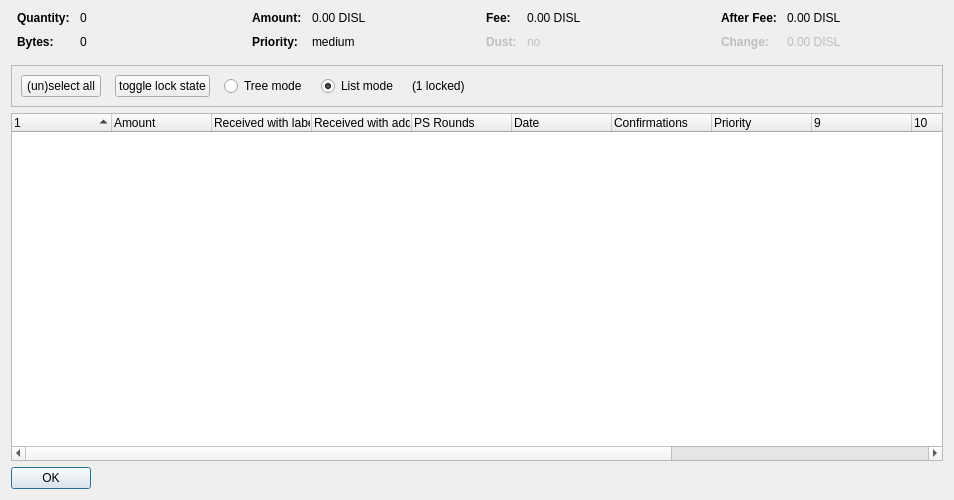
<?xml version="1.0" encoding="UTF-8"?>
<ui version="4.0">
 <class>CoinControlDialog</class>
 <widget class="QDialog" name="CoinControlDialog">
  <property name="geometry">
   <rect>
    <x>0</x>
    <y>0</y>
    <width>954</width>
    <height>500</height>
   </rect>
  </property>
  <property name="windowTitle">
   <string>Coin Selection</string>
  </property>
  <layout class="QVBoxLayout" name="verticalLayout">
   <item>
    <layout class="QHBoxLayout" name="horizontalLayoutTop" stretch="0,0,0,0">
     <property name="topMargin">
      <number>0</number>
     </property>
     <property name="bottomMargin">
      <number>10</number>
     </property>
     <item>
      <layout class="QFormLayout" name="formLayoutCoinControl1">
       <property name="horizontalSpacing">
        <number>10</number>
       </property>
       <property name="verticalSpacing">
        <number>10</number>
       </property>
       <property name="leftMargin">
        <number>6</number>
       </property>
       <property name="rightMargin">
        <number>6</number>
       </property>
       <item row="0" column="0">
        <widget class="QLabel" name="labelCoinControlQuantityText">
         <property name="font">
          <font>
           <weight>75</weight>
           <bold>true</bold>
          </font>
         </property>
         <property name="text">
          <string>Quantity:</string>
         </property>
        </widget>
       </item>
       <item row="0" column="1">
        <widget class="QLabel" name="labelCoinControlQuantity">
         <property name="cursor">
          <cursorShape>IBeamCursor</cursorShape>
         </property>
         <property name="contextMenuPolicy">
          <enum>Qt::ActionsContextMenu</enum>
         </property>
         <property name="text">
          <string notr="true">0</string>
         </property>
         <property name="textInteractionFlags">
          <set>Qt::LinksAccessibleByMouse|Qt::TextSelectableByKeyboard|Qt::TextSelectableByMouse</set>
         </property>
        </widget>
       </item>
       <item row="1" column="0">
        <widget class="QLabel" name="labelCoinControlBytesText">
         <property name="font">
          <font>
           <weight>75</weight>
           <bold>true</bold>
          </font>
         </property>
         <property name="text">
          <string>Bytes:</string>
         </property>
        </widget>
       </item>
       <item row="1" column="1">
        <widget class="QLabel" name="labelCoinControlBytes">
         <property name="cursor">
          <cursorShape>IBeamCursor</cursorShape>
         </property>
         <property name="contextMenuPolicy">
          <enum>Qt::ActionsContextMenu</enum>
         </property>
         <property name="text">
          <string notr="true">0</string>
         </property>
         <property name="textInteractionFlags">
          <set>Qt::LinksAccessibleByMouse|Qt::TextSelectableByKeyboard|Qt::TextSelectableByMouse</set>
         </property>
        </widget>
       </item>
      </layout>
     </item>
     <item>
      <layout class="QFormLayout" name="formLayoutCoinControl2">
       <property name="horizontalSpacing">
        <number>10</number>
       </property>
       <property name="verticalSpacing">
        <number>10</number>
       </property>
       <property name="leftMargin">
        <number>6</number>
       </property>
       <property name="rightMargin">
        <number>6</number>
       </property>
       <item row="0" column="0">
        <widget class="QLabel" name="labelCoinControlAmountText">
         <property name="font">
          <font>
           <weight>75</weight>
           <bold>true</bold>
          </font>
         </property>
         <property name="text">
          <string>Amount:</string>
         </property>
        </widget>
       </item>
       <item row="0" column="1">
        <widget class="QLabel" name="labelCoinControlAmount">
         <property name="cursor">
          <cursorShape>IBeamCursor</cursorShape>
         </property>
         <property name="contextMenuPolicy">
          <enum>Qt::ActionsContextMenu</enum>
         </property>
         <property name="text">
          <string notr="true">0.00 DISL</string>
         </property>
         <property name="textInteractionFlags">
          <set>Qt::LinksAccessibleByMouse|Qt::TextSelectableByKeyboard|Qt::TextSelectableByMouse</set>
         </property>
        </widget>
       </item>
       <item row="1" column="0">
        <widget class="QLabel" name="labelCoinControlPriorityText">
         <property name="font">
          <font>
           <weight>75</weight>
           <bold>true</bold>
          </font>
         </property>
         <property name="text">
          <string>Priority:</string>
         </property>
        </widget>
       </item>
       <item row="1" column="1">
        <widget class="QLabel" name="labelCoinControlPriority">
         <property name="cursor">
          <cursorShape>IBeamCursor</cursorShape>
         </property>
         <property name="contextMenuPolicy">
          <enum>Qt::ActionsContextMenu</enum>
         </property>
         <property name="text">
          <string>medium</string>
         </property>
         <property name="textInteractionFlags">
          <set>Qt::LinksAccessibleByMouse|Qt::TextSelectableByKeyboard|Qt::TextSelectableByMouse</set>
         </property>
        </widget>
       </item>
      </layout>
     </item>
     <item>
      <layout class="QFormLayout" name="formLayoutCoinControl3">
       <property name="horizontalSpacing">
        <number>10</number>
       </property>
       <property name="verticalSpacing">
        <number>10</number>
       </property>
       <property name="leftMargin">
        <number>6</number>
       </property>
       <property name="rightMargin">
        <number>6</number>
       </property>
       <item row="0" column="0">
        <widget class="QLabel" name="labelCoinControlFeeText">
         <property name="font">
          <font>
           <weight>75</weight>
           <bold>true</bold>
          </font>
         </property>
         <property name="text">
          <string>Fee:</string>
         </property>
        </widget>
       </item>
       <item row="0" column="1">
        <widget class="QLabel" name="labelCoinControlFee">
         <property name="cursor">
          <cursorShape>IBeamCursor</cursorShape>
         </property>
         <property name="contextMenuPolicy">
          <enum>Qt::ActionsContextMenu</enum>
         </property>
         <property name="text">
          <string notr="true">0.00 DISL</string>
         </property>
         <property name="textInteractionFlags">
          <set>Qt::LinksAccessibleByMouse|Qt::TextSelectableByKeyboard|Qt::TextSelectableByMouse</set>
         </property>
        </widget>
       </item>
       <item row="1" column="0">
        <widget class="QLabel" name="labelCoinControlLowOutputText">
         <property name="enabled">
          <bool>false</bool>
         </property>
         <property name="font">
          <font>
           <weight>75</weight>
           <bold>true</bold>
          </font>
         </property>
         <property name="text">
          <string>Dust:</string>
         </property>
        </widget>
       </item>
       <item row="1" column="1">
        <widget class="QLabel" name="labelCoinControlLowOutput">
         <property name="enabled">
          <bool>false</bool>
         </property>
         <property name="cursor">
          <cursorShape>IBeamCursor</cursorShape>
         </property>
         <property name="contextMenuPolicy">
          <enum>Qt::ActionsContextMenu</enum>
         </property>
         <property name="text">
          <string>no</string>
         </property>
         <property name="textInteractionFlags">
          <set>Qt::LinksAccessibleByMouse|Qt::TextSelectableByKeyboard|Qt::TextSelectableByMouse</set>
         </property>
        </widget>
       </item>
      </layout>
     </item>
     <item>
      <layout class="QFormLayout" name="formLayoutCoinControl4">
       <property name="horizontalSpacing">
        <number>10</number>
       </property>
       <property name="verticalSpacing">
        <number>10</number>
       </property>
       <property name="leftMargin">
        <number>6</number>
       </property>
       <property name="rightMargin">
        <number>6</number>
       </property>
       <item row="0" column="0">
        <widget class="QLabel" name="labelCoinControlAfterFeeText">
         <property name="font">
          <font>
           <weight>75</weight>
           <bold>true</bold>
          </font>
         </property>
         <property name="text">
          <string>After Fee:</string>
         </property>
        </widget>
       </item>
       <item row="0" column="1">
        <widget class="QLabel" name="labelCoinControlAfterFee">
         <property name="cursor">
          <cursorShape>IBeamCursor</cursorShape>
         </property>
         <property name="contextMenuPolicy">
          <enum>Qt::ActionsContextMenu</enum>
         </property>
         <property name="text">
          <string notr="true">0.00 DISL</string>
         </property>
         <property name="textInteractionFlags">
          <set>Qt::LinksAccessibleByMouse|Qt::TextSelectableByKeyboard|Qt::TextSelectableByMouse</set>
         </property>
        </widget>
       </item>
       <item row="1" column="0">
        <widget class="QLabel" name="labelCoinControlChangeText">
         <property name="enabled">
          <bool>false</bool>
         </property>
         <property name="font">
          <font>
           <weight>75</weight>
           <bold>true</bold>
          </font>
         </property>
         <property name="text">
          <string>Change:</string>
         </property>
        </widget>
       </item>
       <item row="1" column="1">
        <widget class="QLabel" name="labelCoinControlChange">
         <property name="enabled">
          <bool>false</bool>
         </property>
         <property name="cursor">
          <cursorShape>IBeamCursor</cursorShape>
         </property>
         <property name="contextMenuPolicy">
          <enum>Qt::ActionsContextMenu</enum>
         </property>
         <property name="text">
          <string notr="true">0.00 DISL</string>
         </property>
         <property name="textInteractionFlags">
          <set>Qt::LinksAccessibleByMouse|Qt::TextSelectableByKeyboard|Qt::TextSelectableByMouse</set>
         </property>
        </widget>
       </item>
      </layout>
     </item>
    </layout>
   </item>
   <item>
    <widget class="QFrame" name="frame">
     <property name="minimumSize">
      <size>
       <width>0</width>
       <height>40</height>
      </size>
     </property>
     <property name="frameShape">
      <enum>QFrame::StyledPanel</enum>
     </property>
     <property name="frameShadow">
      <enum>QFrame::Sunken</enum>
     </property>
     <layout class="QHBoxLayout" name="horizontalLayout">
      <item>
       <layout class="QHBoxLayout" name="horizontalLayoutPanel" stretch="0,0,0,0,0,0">
        <property name="spacing">
         <number>14</number>
        </property>
        <item>
         <widget class="QPushButton" name="pushButtonSelectAll">
          <property name="sizePolicy">
           <sizepolicy hsizetype="Maximum" vsizetype="Fixed">
            <horstretch>0</horstretch>
            <verstretch>0</verstretch>
           </sizepolicy>
          </property>
          <property name="text">
           <string>(un)select all</string>
          </property>
          <property name="autoDefault">
           <bool>false</bool>
          </property>
         </widget>
        </item>
        <item>
         <widget class="QPushButton" name="pushButtonToggleLock">
          <property name="sizePolicy">
           <sizepolicy hsizetype="Maximum" vsizetype="Fixed">
            <horstretch>0</horstretch>
            <verstretch>0</verstretch>
           </sizepolicy>
          </property>
          <property name="text">
           <string>toggle lock state</string>
          </property>
          <property name="autoDefault">
           <bool>false</bool>
          </property>
         </widget>
        </item>
        <item>
         <widget class="QRadioButton" name="radioTreeMode">
          <property name="sizePolicy">
           <sizepolicy hsizetype="Maximum" vsizetype="Fixed">
            <horstretch>0</horstretch>
            <verstretch>0</verstretch>
           </sizepolicy>
          </property>
          <property name="text">
           <string>Tree mode</string>
          </property>
         </widget>
        </item>
        <item>
         <widget class="QRadioButton" name="radioListMode">
          <property name="sizePolicy">
           <sizepolicy hsizetype="Maximum" vsizetype="Fixed">
            <horstretch>0</horstretch>
            <verstretch>0</verstretch>
           </sizepolicy>
          </property>
          <property name="text">
           <string>List mode</string>
          </property>
          <property name="checked">
           <bool>true</bool>
          </property>
         </widget>
        </item>
        <item>
         <widget class="QLabel" name="labelLocked">
          <property name="text">
           <string>(1 locked)</string>
          </property>
         </widget>
        </item>
        <item>
         <spacer name="horizontalSpacer">
          <property name="orientation">
           <enum>Qt::Horizontal</enum>
          </property>
          <property name="sizeHint" stdset="0">
           <size>
            <width>40</width>
            <height>20</height>
           </size>
          </property>
         </spacer>
        </item>
       </layout>
      </item>
     </layout>
    </widget>
   </item>
   <item>
    <widget class="CoinControlTreeWidget" name="treeWidget">
     <property name="contextMenuPolicy">
      <enum>Qt::CustomContextMenu</enum>
     </property>
     <property name="sortingEnabled">
      <bool>false</bool>
     </property>
     <property name="columnCount">
      <number>13</number>
     </property>
     <attribute name="headerShowSortIndicator" stdset="0">
      <bool>true</bool>
     </attribute>
     <attribute name="headerStretchLastSection">
      <bool>false</bool>
     </attribute>
     <column>
      <property name="text">
       <string/>
      </property>
     </column>
     <column>
      <property name="text">
       <string>Amount</string>
      </property>
     </column>
     <column>
      <property name="text">
       <string>Received with label</string>
      </property>
     </column>
     <column>
      <property name="text">
       <string>Received with address</string>
      </property>
     </column>
     <column>
      <property name="text">
       <string>PS Rounds</string>
      </property>
     </column>
     <column>
      <property name="text">
       <string>Date</string>
      </property>
     </column>
     <column>
      <property name="text">
       <string>Confirmations</string>
      </property>
      <property name="toolTip">
       <string>Confirmed</string>
      </property>
     </column>
     <column>
      <property name="text">
       <string>Priority</string>
      </property>
     </column>
     <column>
      <property name="text">
       <string/>
      </property>
     </column>
     <column>
      <property name="text">
       <string/>
      </property>
     </column>
     <column>
      <property name="text">
       <string/>
      </property>
     </column>
     <column>
      <property name="text">
       <string/>
      </property>
     </column>
     <column>
      <property name="text">
       <string/>
      </property>
     </column>
    </widget>
   </item>
   <item>
    <widget class="QDialogButtonBox" name="buttonBox">
     <property name="sizePolicy">
      <sizepolicy hsizetype="Maximum" vsizetype="Fixed">
       <horstretch>0</horstretch>
       <verstretch>0</verstretch>
      </sizepolicy>
     </property>
     <property name="orientation">
      <enum>Qt::Horizontal</enum>
     </property>
     <property name="standardButtons">
      <set>QDialogButtonBox::Ok</set>
     </property>
    </widget>
   </item>
  </layout>
 </widget>
 <customwidgets>
  <customwidget>
   <class>CoinControlTreeWidget</class>
   <extends>QTreeWidget</extends>
   <header>coincontroltreewidget.h</header>
  </customwidget>
 </customwidgets>
 <resources/>
 <connections/>
</ui>
